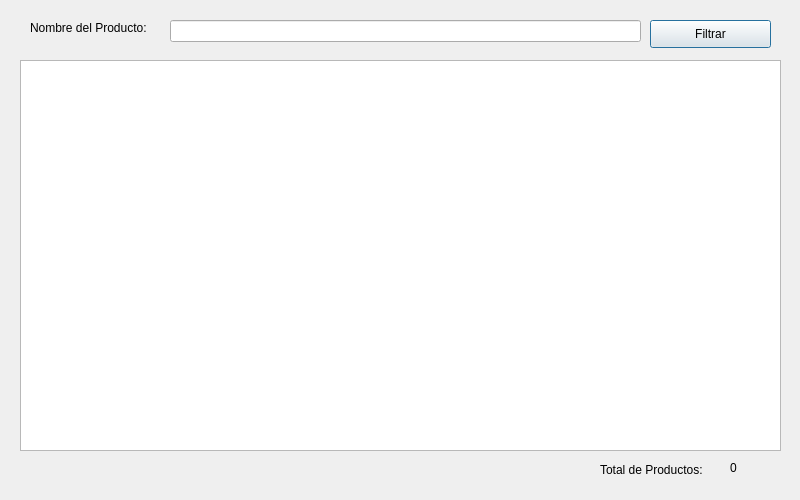
<?xml version="1.0" encoding="UTF-8"?>
<ui version="4.0">
 <class>dlgDemo47</class>
 <widget class="QDialog" name="dlgDemo47">
  <property name="geometry">
   <rect>
    <x>0</x>
    <y>0</y>
    <width>800</width>
    <height>500</height>
   </rect>
  </property>
  <property name="windowTitle">
   <string>Filtrar usando QSortFilterProxyModel</string>
  </property>
  <widget class="QTableView" name="tblProducto">
   <property name="geometry">
    <rect>
     <x>20</x>
     <y>60</y>
     <width>761</width>
     <height>391</height>
    </rect>
   </property>
  </widget>
  <widget class="QLabel" name="lblTotalMensaje">
   <property name="geometry">
    <rect>
     <x>600</x>
     <y>460</y>
     <width>121</width>
     <height>20</height>
    </rect>
   </property>
   <property name="text">
    <string>Total de Productos:</string>
   </property>
  </widget>
  <widget class="QLabel" name="lblTotalRegistros">
   <property name="geometry">
    <rect>
     <x>730</x>
     <y>460</y>
     <width>41</width>
     <height>16</height>
    </rect>
   </property>
   <property name="text">
    <string>0</string>
   </property>
  </widget>
  <widget class="QLabel" name="lblNombre">
   <property name="geometry">
    <rect>
     <x>30</x>
     <y>20</y>
     <width>151</width>
     <height>16</height>
    </rect>
   </property>
   <property name="text">
    <string>Nombre del Producto:</string>
   </property>
  </widget>
  <widget class="QLineEdit" name="txtNombre">
   <property name="geometry">
    <rect>
     <x>170</x>
     <y>20</y>
     <width>471</width>
     <height>22</height>
    </rect>
   </property>
  </widget>
  <widget class="QPushButton" name="btnFiltrar">
   <property name="geometry">
    <rect>
     <x>650</x>
     <y>20</y>
     <width>121</width>
     <height>28</height>
    </rect>
   </property>
   <property name="text">
    <string>Filtrar</string>
   </property>
  </widget>
 </widget>
 <resources/>
 <connections/>
</ui>
